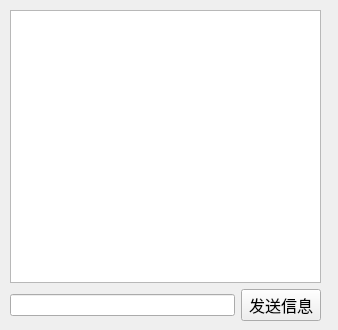
<?xml version="1.0" encoding="UTF-8"?>
<ui version="4.0">
 <class>PrivateChat</class>
 <widget class="QWidget" name="PrivateChat">
  <property name="geometry">
   <rect>
    <x>0</x>
    <y>0</y>
    <width>338</width>
    <height>330</height>
   </rect>
  </property>
  <property name="windowTitle">
   <string>Form</string>
  </property>
  <widget class="QWidget" name="">
   <property name="geometry">
    <rect>
     <x>10</x>
     <y>10</y>
     <width>311</width>
     <height>311</height>
    </rect>
   </property>
   <layout class="QVBoxLayout" name="verticalLayout">
    <item>
     <widget class="QTextEdit" name="showMsg_te">
      <property name="font">
       <font>
        <family>Agency FB</family>
        <pointsize>20</pointsize>
       </font>
      </property>
     </widget>
    </item>
    <item>
     <layout class="QHBoxLayout" name="horizontalLayout">
      <item>
       <widget class="QLineEdit" name="inputMsg_le"/>
      </item>
      <item>
       <widget class="QPushButton" name="sendMsg_pb">
        <property name="font">
         <font>
          <family>Agency FB</family>
          <pointsize>12</pointsize>
         </font>
        </property>
        <property name="text">
         <string>发送信息</string>
        </property>
       </widget>
      </item>
     </layout>
    </item>
   </layout>
  </widget>
 </widget>
 <resources/>
 <connections/>
</ui>
